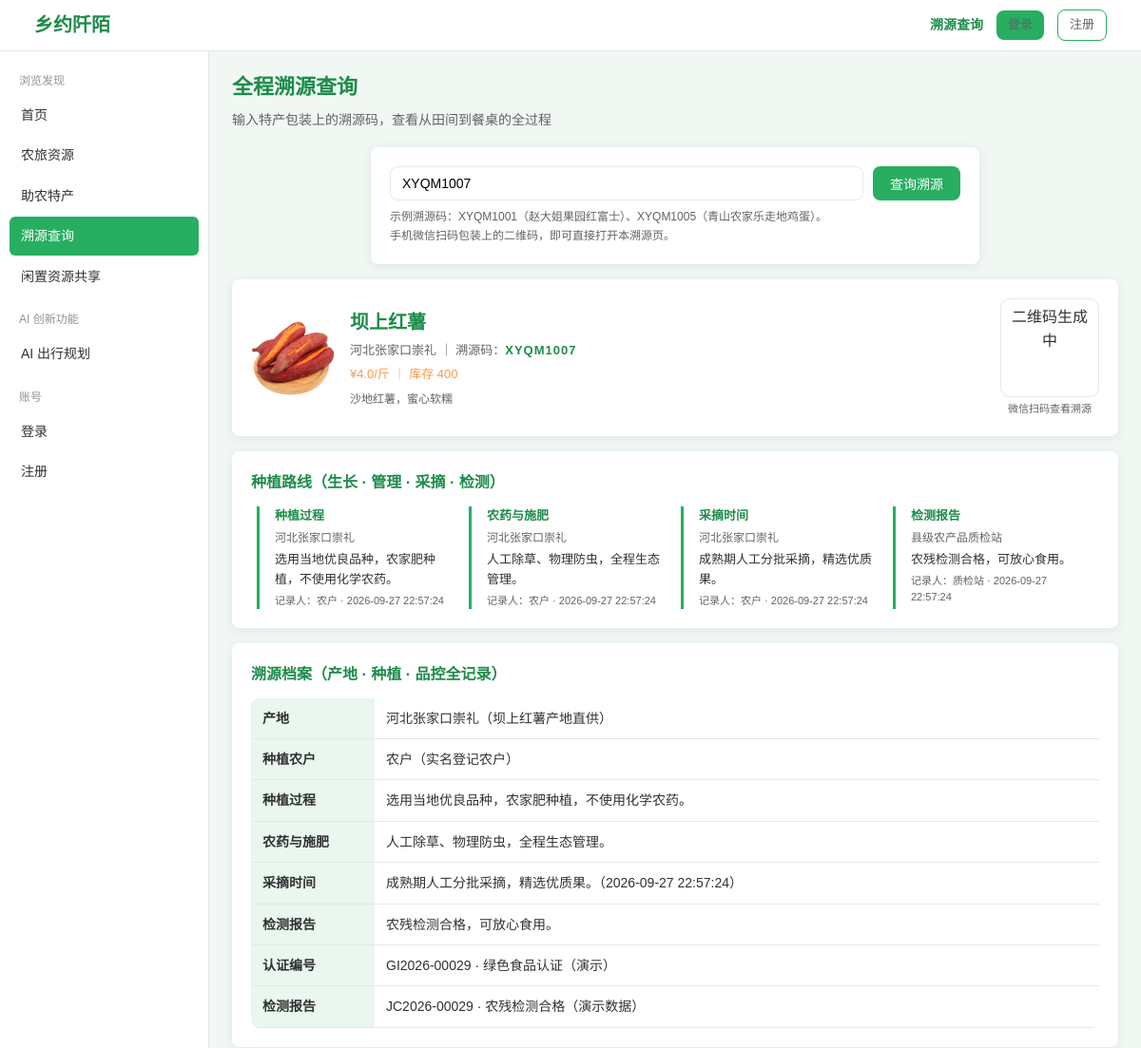
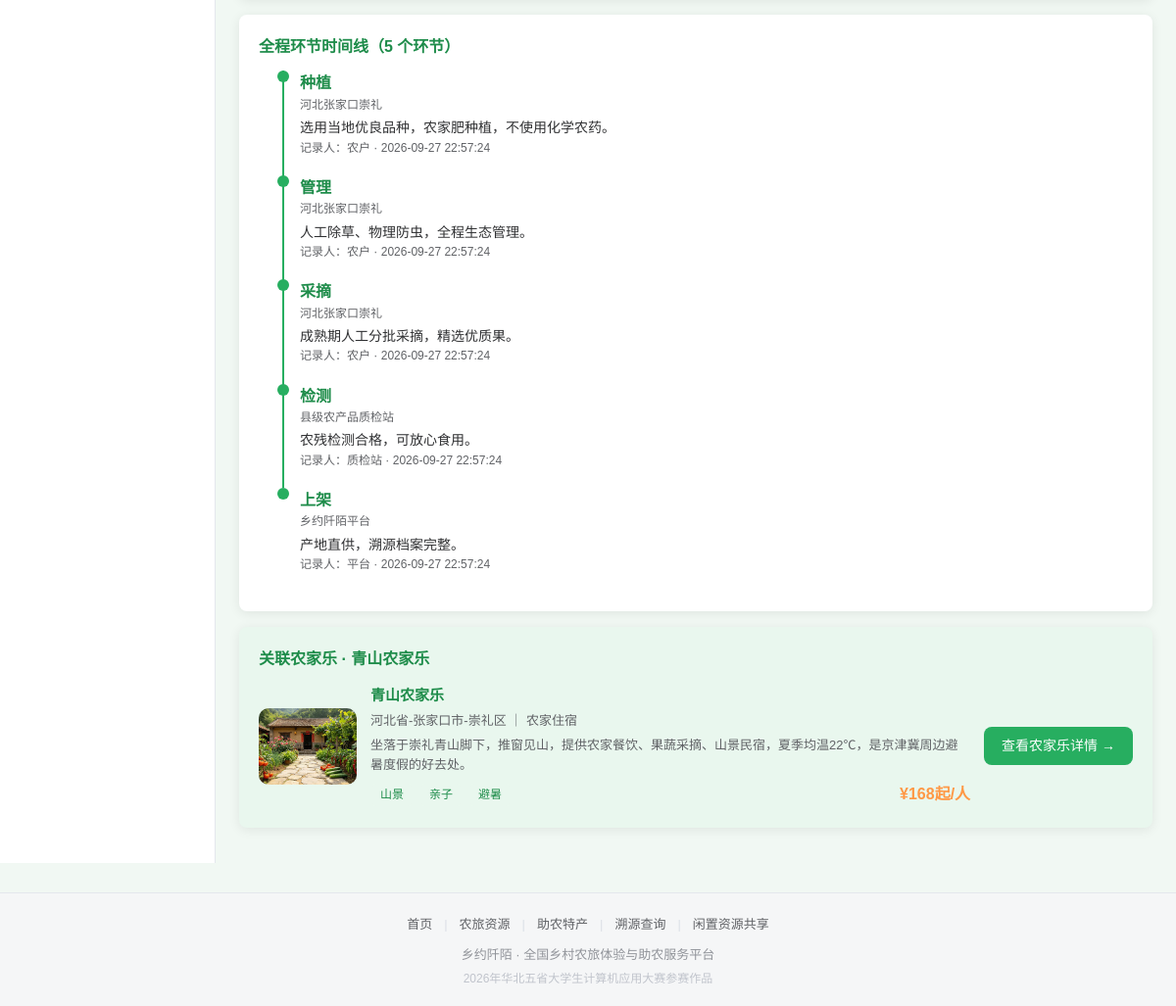
The app's page /trace?code=XYQM1007 with its own data (2 pictures, top to bottom).
### tables this page shows
CREATE TABLE products (
            id INTEGER PRIMARY KEY AUTOINCREMENT,
            farmstay_id INTEGER NOT NULL,
            name TEXT NOT NULL,
            price REAL DEFAULT 0,
            unit TEXT DEFAULT '斤',
            stock INTEGER DEFAULT 0,
            description TEXT DEFAULT '',
            origin TEXT DEFAULT '',
            image TEXT DEFAULT 'product_default.jpg',
            trace_code TEXT DEFAULT '',        -- 溯源码
            status TEXT DEFAULT '上架',
            created_at TEXT DEFAULT (datetime('now', 'localtime'))
        );

CREATE TABLE trace_records (
            id INTEGER PRIMARY KEY AUTOINCREMENT,
            product_id INTEGER NOT NULL,
            stage TEXT DEFAULT '',
            location TEXT DEFAULT '',
            detail TEXT DEFAULT '',
            recorder TEXT DEFAULT '',
            record_time TEXT DEFAULT (datetime('now', 'localtime'))
        );

CREATE TABLE farmstays (
            id INTEGER PRIMARY KEY AUTOINCREMENT,
            merchant_id INTEGER NOT NULL,      -- 所属商户
            name TEXT NOT NULL,
            region TEXT DEFAULT '',            -- 地区（省-市-县）
            address TEXT DEFAULT '',
            category TEXT DEFAULT '采摘体验',  -- 采摘体验/农家住宿/农家餐饮/农耕研学/非遗体验
            price_min REAL DEFAULT 0,          -- 最低参考价
            score REAL DEFAULT 5.0,            -- 评分
            tags TEXT DEFAULT '',              -- 特色标签（逗号分隔）
            description TEXT DEFAULT '',
            image TEXT DEFAULT 'farm_default.jpg',
            lng REAL DEFAULT 0,                -- 经度（高德地图导航）
            lat REAL DEFAULT 0,                -- 纬度（高德地图导航）
            status TEXT DEFAULT '上架',         -- 上架/下架
            views INTEGER DEFAULT 0,          -- 浏览量
            created_at TEXT DEFAULT (datetime('now', 'localtime'))
        );

### app.py (the view)
@app.route('/trace', methods=['GET', 'POST'])
def trace_query():
    result = None
    code = ''
    if request.method == 'POST':
        code = request.form.get('code', '').strip().upper()
    else:
        code = request.args.get('code', '').strip().upper()
    if code:
        p = models.find_product_by_trace(code)
        if p:
            traces = models.get_trace_records(p['id'])
            farm = models.get_farmstay(p['farmstay_id']) if p['farmstay_id'] else None
            result = {'product': p, 'traces': traces, 'farm': farm}
        else:
            flash('未找到该溯源码对应的商品，请核对后重试', 'warning')
    return render_template('trace.html', result=result, code=code, user=get_user(),
                           active='trace')

### app.py (called while the page is built)
def get_user():
    if 'user_id' in session:
        return models.get_user_by_id(session['user_id'])
    return None

@app.context_processor
def inject_globals():
    u = get_user()
    return {'cart_count': models.get_cart_count(u['id']) if u else 0}

### models.py (called while the page is built)
def get_conn():
    conn = sqlite3.connect(DB_PATH)
    conn.row_factory = sqlite3.Row
    return conn

def get_farmstay(fid):
    conn = get_conn()
    row = conn.execute('SELECT * FROM farmstays WHERE id=?', (fid,)).fetchone()
    conn.close()
    return row

def find_product_by_trace(code):
    conn = get_conn()
    row = conn.execute('SELECT * FROM products WHERE trace_code=?', (code,)).fetchone()
    conn.close()
    return row

def get_trace_records(product_id):
    conn = get_conn()
    rows = conn.execute('SELECT * FROM trace_records WHERE product_id=? ORDER BY id', (product_id,)).fetchall()
    conn.close()
    return rows

### templates/trace.html (shortened to what this page needs)
{% extends "base.html" %}
{% block content %}
<h1 class="page-title"> 全程溯源查询</h1>
<p class="page-subtitle">输入特产包装上的溯源码，查看从田间到餐桌的全过程</p>
<div class="card" style="max-width:640px;margin:0 auto;">
<form action="/trace" method="post" style="display:flex;gap:10px;flex-wrap:wrap;">
<input type="text" name="code" value="{{ code }}" class="form-control" required
placeholder="输入溯源码，如 XYQM1001" style="flex:1;min-width:220px;text-transform:uppercase;">
<button type="submit" class="btn btn-primary">查询溯源</button>
</form>
<p style="font-size:12px;color:var(--text2);margin-top:8px;"> 示例溯源码：XYQM1001（赵大姐果园红富士）、XYQM1005（青山农家乐走地鸡蛋）。<br>手机微信扫码包装上的二维码，即可直接打开本溯源页。</p>
</div>
{% if result %}
{% set p = result['product'] %}
{% set cert = 'GI2026-%05d' % p['id'] %}
{% set rep = 'JC2026-%05d' % p['id'] %}
{% set stages = {'种植': '种植过程', '管理': '农药与施肥', '采摘': '采摘时间', '检测': '检测报告'} %}
{% set stage_order = ['种植', '管理', '采摘', '检测'] %}
{% set traces_map = {} %}
{% for t in result['traces'] %}{% if t['stage'] in stages %}{% set _ = traces_map.update({t['stage']: t}) %}{% endif %}{% endfor %}
<div style="margin-top:16px;">
<div class="card">
<div style="display:flex;gap:16px;align-items:center;flex-wrap:wrap;">
<img src="{{ url_for('static', filename='images/' + (p['image'] or 'product_default.jpg')) }}" style="width:88px;height:88px;border-radius:10px;object-fit:cover;">
<div style="flex:1;min-width:220px;">
<div style="font-size:20px;font-weight:800;color:var(--green-dark);">{{ p['name'] }}</div>
<div style="font-size:13px;color:var(--text2);margin-top:4px;">
{{ p['origin'] }} ｜ 溯源码：<b style="color:var(--green-dark);letter-spacing:1px;">{{ p['trace_code'] }}</b>
</div>
<div style="font-size:13px;color:var(--orange);margin-top:4px;">¥{{ '%.1f' % p['price'] }}/{{ p['unit'] }} ｜ 库存 {{ p['stock'] }}</div>
<div style="font-size:12px;color:var(--text2);margin-top:6px;">{{ (p['description'] or '')[:80] }}</div>
</div>
<div style="text-align:center;flex-shrink:0;">
<div style="width:104px;height:104px;background:#fff;border:1px solid var(--border);border-radius:10px;padding:6px;">
</div>
<div style="font-size:11px;color:var(--text2);margin-top:4px;">微信扫码查看溯源</div>
</div>
</div>
</div>
{% if traces_map %}
<div class="card">
<div class="card-title"> 种植路线（生长 · 管理 · 采摘 · 检测）</div>
<div style="display:flex;gap:0;flex-wrap:wrap;align-items:stretch;">
{% for st in stage_order %}
{% if st in traces_map %}
{% set t = traces_map[st] %}
<div style="flex:1;min-width:140px;position:relative;padding:0 12px;border-left:3px solid var(--green);margin-left:6px;padding-left:16px;">
<div style="font-size:13px;font-weight:700;color:var(--green-dark);">{{ stages[st] }}</div>
<div style="font-size:12px;color:var(--text2);margin:3px 0;">{{ t['location'] }}</div>
<div style="font-size:13px;line-height:1.6;">{{ t['detail'] }}</div>
<div style="font-size:11px;color:var(--text2);margin-top:3px;">记录人：{{ t['recorder'] }} · {{ t['record_time'] }}</div>
</div>
{% endif %}
{% endfor %}
</div>
</div>
{% endif %}
<div class="card">
<div class="card-title"> 溯源档案（产地 · 种植 · 品控全记录）</div>
<table class="table">
<tbody>
<tr><td style="width:130px;background:var(--green-bg);font-weight:600;">产地</td><td>{{ p['origin'] }}（{{ p['name'] }}产地直供）</td></tr>
{% set farmers = result['traces'] %}
<tr><td style="background:var(--green-bg);font-weight:600;">种植农户</td><td>{{ farmers[0]['recorder'] if farmers else '平台农户' }}（实名登记农户）</td></tr>
{% for t in farmers %}
{% if t['stage'] in stages %}
<tr>
<td style="background:var(--green-bg);font-weight:600;">{{ stages[t['stage']] }}</td>
<td>{{ t['detail'] }}{% if t['stage'] == '采摘' %}（{{ t['record_time'] }}）{% endif %}</td>
</tr>
{% endif %}
{% endfor %}
<tr><td style="background:var(--green-bg);font-weight:600;">认证编号</td><td>{{ cert }} · 绿色食品认证（演示）</td></tr>
<tr><td style="background:var(--green-bg);font-weight:600;">检测报告</td><td>{{ rep }} · 农残检测合格（演示数据）</td></tr>
</tbody>
</table>
</div>
<div class="card">
<div class="card-title"> 全程环节时间线（{{ result['traces']|length }} 个环节）</div>
<div class="timeline">
{% for t in result['traces'] %}
<div class="timeline-item">
<div class="timeline-dot"></div>
<div class="timeline-stage">{{ t['stage'] }}</div>
<div class="timeline-loc"> {{ t['location'] }}</div>
<div style="font-size:14px;margin-top:2px;">{{ t['detail'] }}</div>
<div style="font-size:12px;color:var(--text2);">记录人：{{ t['recorder'] }} · {{ t['record_time'] }}</div>
</div>
{% endfor %}
</div>
</div>
{% if result['farm'] %}
{% set f = result['farm'] %}
<div class="card" style="background:var(--green-bg);">
<div class="card-title"> 关联农家乐 · {{ f['name'] }}</div>
<div style="display:flex;gap:14px;align-items:center;flex-wrap:wrap;">
<img src="{{ url_for('static', filename='images/' + (f['image'] or 'farm_default.jpg')) }}" style="width:100px;height:78px;border-radius:10px;object-fit:cover;" onerror="this.src='{{ url_for('static', filename='images/farm_default.jpg') }}'">
<div style="flex:1;min-width:220px;">
<div style="font-size:15px;font-weight:700;color:var(--green-dark);">{{ f['name'] }}</div>
<div style="font-size:13px;color:var(--text2);margin:4px 0;">{{ f['region'] }} ｜ {{ f['category'] }}</div>
<div style="font-size:13px;color:var(--text2);">{{ (f['description'] or '')[:60] }}</div>
<div style="display:flex;gap:6px;margin-top:6px;flex-wrap:wrap;">
{% for t in (f['tags'] or '').split(',')[:3] %}
{% if t %}<span class="tag">{{ t }}</span>{% endif %}
{% endfor %}
<span style="color:var(--orange);font-weight:800;margin-left:auto;">¥{{ '%.0f' % (f['price_min'] or 0) }}起/人</span>
</div>
</div>
<a href="/farmstay/{{ f['id'] }}" class="btn btn-primary" style="flex-shrink:0;">查看农家乐详情 →</a>
</div>
</div>
{% endif %}
</div>
{% endif %}
{% endblock %}

### css/style.css (style rules this page uses)
* { margin: 0; padding: 0; box-sizing: border-box; }
:root { --green: #27AE60; --green-dark: #1E8C4A; --green-bg: #E9F7EE; --orange: #FF9845; --bg: #F1F8F3; --text: #303133; --text2: #606266; --border: #e4e7ed; }
body { font-family: "Microsoft YaHei", "PingFang SC", sans-serif; background: var(--bg); color: var(--text); line-height: 1.6; }
a { color: var(--green); text-decoration: none; }
.btn { display: inline-block; padding: 8px 18px; border: none; border-radius: 8px; font-size: 14px; cursor: pointer; text-decoration: none; transition: all .2s; }
.btn-primary { background: var(--green); color: #fff; }
.page-title { font-size: 22px; color: var(--green-dark); margin-bottom: 6px; }
.page-subtitle { color: var(--text2); margin-bottom: 18px; font-size: 14px; }
.card { background: #fff; border-radius: 8px; padding: 20px; box-shadow: 0 2px 12px rgba(0,0,0,0.08); margin-bottom: 16px; }
.card-title { font-size: 16px; font-weight: 600; color: var(--green-dark); margin-bottom: 12px; }
.tag { display: inline-block; background: var(--green-bg); color: var(--green-dark); font-size: 12px; padding: 2px 8px; border-radius: 4px; margin: 2px; }
.form-control { width: 100%; padding: 9px 12px; border: 1px solid var(--border); border-radius: 8px; font-size: 14px; font-family: inherit; background: #fff; }
.table { width: 100%; border-collapse: collapse; background: #fff; font-size: 14px; border-radius: 8px; overflow: hidden; }
.table th, .table td { padding: 10px 12px; border-bottom: 1px solid var(--border); text-align: left; }
.timeline { position: relative; padding-left: 24px; }
.timeline-item { position: relative; padding-bottom: 18px; border-left: 2px solid var(--green); padding-left: 16px; }
.timeline-item:last-child { border-left-color: transparent; }
.timeline-dot { position: absolute; left: -7px; top: 0; width: 12px; height: 12px; border-radius: 50%; background: var(--green); }
.timeline-stage { font-weight: 600; color: var(--green-dark); }
.timeline-loc { font-size: 12px; color: var(--text2); }

### records on screen
products: image (picture), name "坝上红薯", origin "河北张家口崇礼", trace_code "XYQM1007", price "4.0", unit "斤", stock "400", description "沙地红薯，蜜心软糯"
trace_records: location "河北张家口崇礼", detail "选用当地优良品种，农家肥种植，不使用化学农药。", recorder "农户", record_time "2026-09-27 22:57:24", recorder "农户", stage "种植过程", detail "选用当地优良品种，农家肥种植，不使用化学农药。", stage "种植", location "河北张家口崇礼", record_time "2026-09-27 22:57:24"
trace_records: location "河北张家口崇礼", detail "人工除草、物理防虫，全程生态管理。", recorder "农户", record_time "2026-09-27 22:57:24", stage "农药与施肥", detail "人工除草、物理防虫，全程生态管理。", stage "管理", location "河北张家口崇礼", recorder "农户", record_time "2026-09-27 22:57:24"
trace_records: location "河北张家口崇礼", detail "成熟期人工分批采摘，精选优质果。", recorder "农户", record_time "2026-09-27 22:57:24", stage "采摘时间", detail "成熟期人工分批采摘，精选优质果。", record_time "2026-09-27 22:57:24", stage "采摘", location "河北张家口崇礼", recorder "农户"
trace_records: location "县级农产品质检站", detail "农残检测合格，可放心食用。", recorder "质检站", record_time "2026-09-27 22:57:24", stage "检测报告", detail "农残检测合格，可放心食用。", stage "检测", location "县级农产品质检站", recorder "质检站", record_time "2026-09-27 22:57:24"
trace_records: stage "上架", location "乡约阡陌平台", detail "产地直供，溯源档案完整。", recorder "平台", record_time "2026-09-27 22:57:24"
farmstays: name "青山农家乐", image (placeholder picture), region "河北省-张家口市-崇礼区", category "农家住宿", description "坐落于崇礼青山脚下，推窗见山，提供农家餐饮、果蔬采摘、山景民宿，夏季均温22℃，是京津冀周边避暑度假的好去处。", price_min "168"

### other values on screen
{{ stages[st] }} "种植过程" "农药与施肥" "采摘时间" "检测报告"
{{ cert }} "GI2026-00029"
{{ rep }} "JC2026-00029"
{{ result['traces']|length }} "5"
{{ t }} "山景" "亲子" "避暑"
